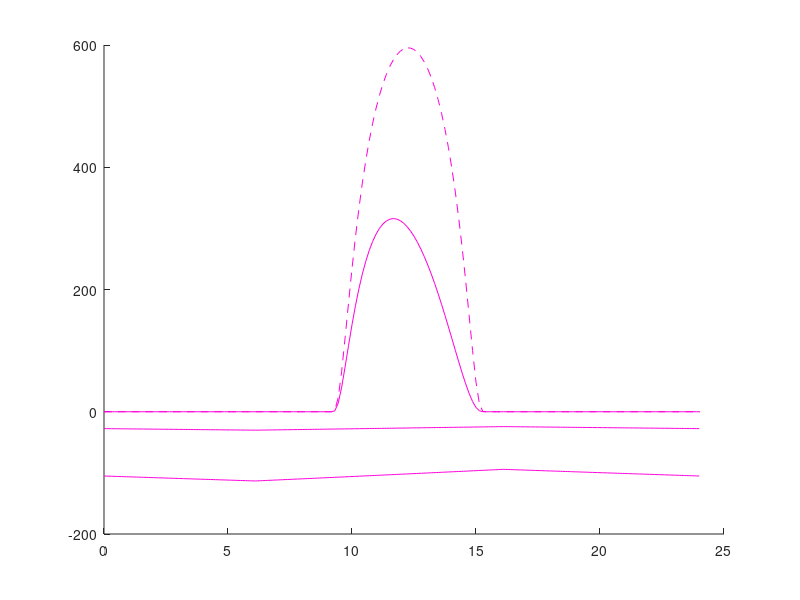

Reproduce this figure in MATLAB. (Note: this script raises an error after producing the figure.)
clc
close all
load('windowsimulation.mat')
load('sunintensitydec.mat')
load('windowsconduction.mat')
load('windowslongwave.mat')

cm=colormap(hsv(7));
windowcolor=hsv(7);

hold on
plot(windowssundec(:,1), windowssundec(:,2), 'Color', [cm(7,:)])
plot(intensitydec(:,1), intensitydec(:,2), '--', 'Color', [cm(7,:)])
plot(conductionwindows(:,1), conductionwindows(:,2), 'Color', [cm(7,:)])
plot(longwavewindows(:,1),longwavewindows(:,2), 'Color', [cm(7,:)])
hline=refline(0,0);
set(hline,'Color','k')
xlim([0,24])
set(gca,'XTick',[0:4:24],'XTickLabel',[0:4:24])
xlabel('Klockslag, UTC+1')
ylabel('Flöden genom fönster, Wm^{-2}')

gtext('Solens intensitet')
gtext('Solinstrålning')
gtext('Värmeledning och konvektion')
gtext('Långvågsstrålning')